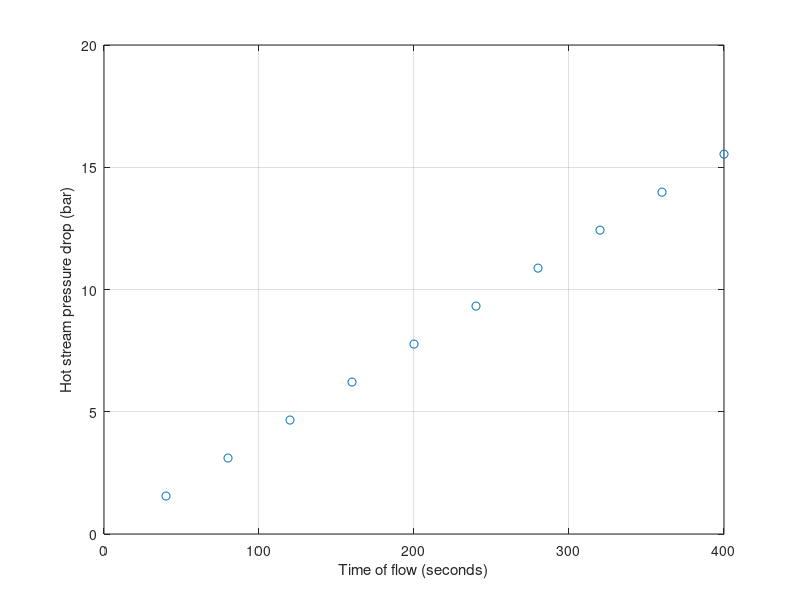
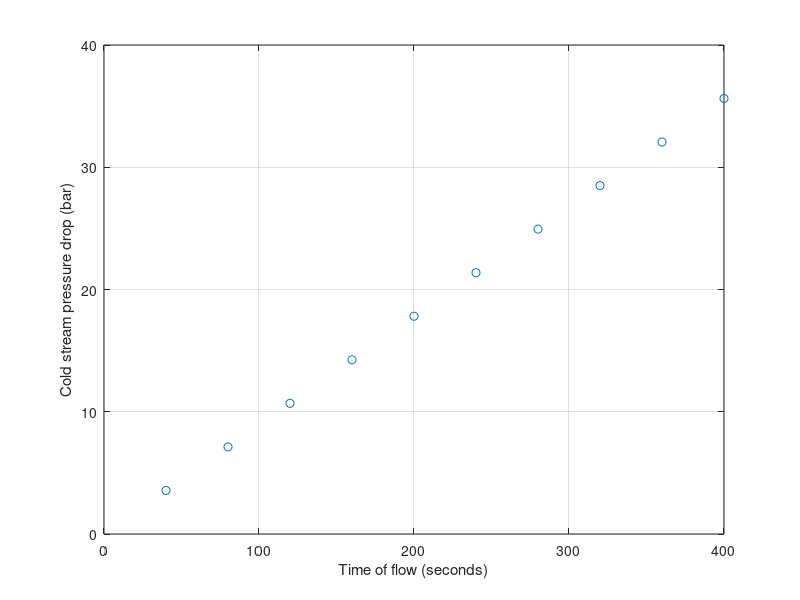
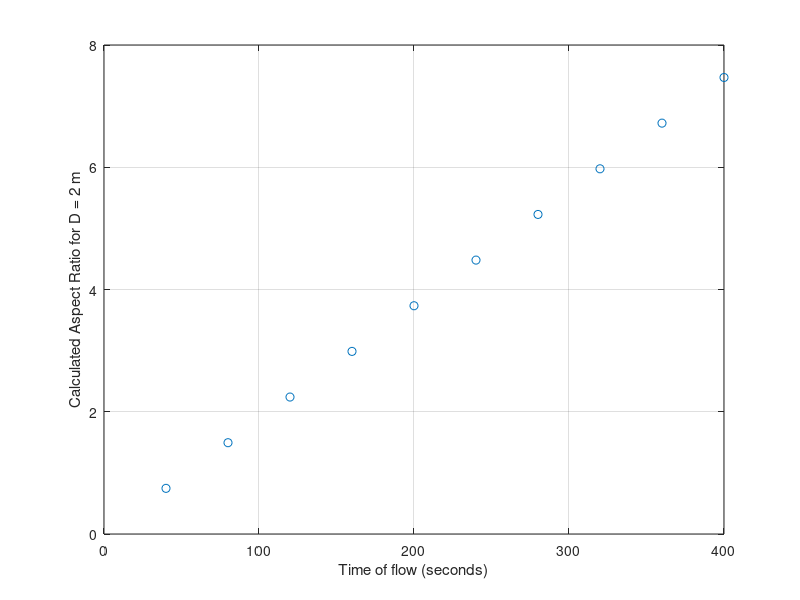
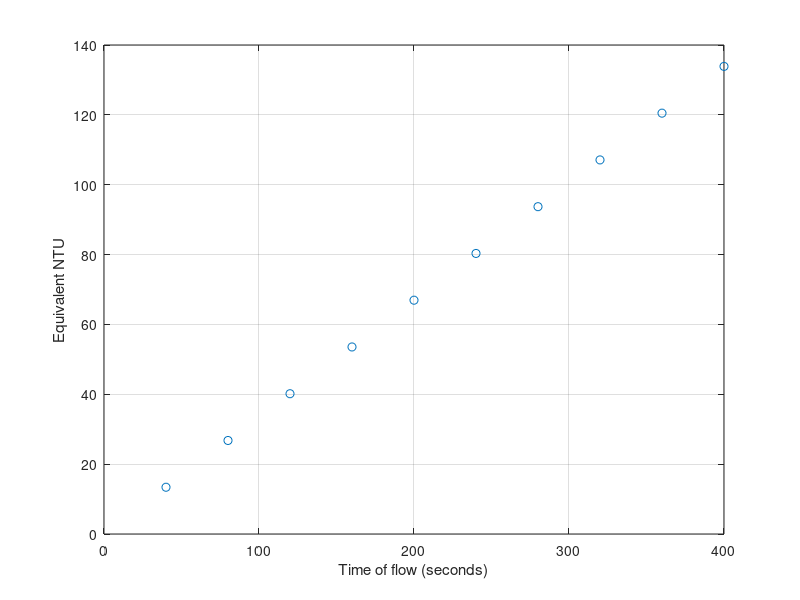

Write MATLAB code to recreate these figures, in order.
clc
clear all

mdot=78; %Mass flow rate in kg/s

%Gas Properties hot stram
mu_g_hot = 29.331*10^-6; %Dynamic viscosity of hot nitrogen
k_gas_hot = 0.045; %thermal conductivity of nitrogen
rho_g_hot = 27.48; %Density of nitrogen at a given P and T
Cp_hot = 1070; %Hot Nitrogen specific heat

%Gas Properties cold stream
mu_g_cold = 19*10^-6;
Cp_cold = 1040; %Cold Nitrogen specific heat
k_gas_cold =0.028;
rho_g_cold = 11.23;


%Bed Properties
Cp_bed=840; %Specific heat capacity of average rock
k_particle=2.15; %Thermal conductivity of marble; k of rock varies from 0.4 to 7
dp = 0.003; %Diameter of the particle in m
rho_particle = 2700; %Density of the particle
phi = 0.39; %Porosity of bed assumed
D = 2; %Diameter of the bed in m


%Packed bed Regenerator assumptions
Ph=40:40:400; % Assumed Hot cycle duration (in seconds)
Pc=40:40:400; % Assumed Cold cycle duration
cycle_time=Ph+Pc;  %Total time period 
N=10;
AR=zeros(1,N);


%Heat transfer rate in the recuperator section
h1=0.687*10^6; %h value of gas stream at the inlet of the recuperator from exit of hot storage charge cycle
h2=0.318*10^6; %h value of gas stream at the outlet of the recuperator 
Qrate=mdot*(h1-h2);


%Heat energy that needs to be stored in the regenerator

for j=1:N
Qstore=Qrate.*Ph(j); 
Qstore_kwh=Qstore./3600000;

%Estimating mass of packed bed required

T_gas=581;
T_bed =315;
mbed(j)=1.5.*Qstore./(Cp_bed.*(T_gas-T_bed));
%Calculating Geometry of packed bed

Vol_s=mbed(j)./rho_particle;
V_bed = Vol_s./(1-phi);
L = V_bed./(pi.*(D./2).^2);
AR(j)=L./D;
%Estimating equivalent matrix capacity ratio 

C_max=mdot.*Cp_hot;
C_min = mdot.*Cp_cold;
CR=C_min ./ C_max;

C_m=mbed(j).*Cp_bed./(cycle_time.*C_min);
C_me = 2.*CR.*C_m./(1+CR);


%Nusselet number packed bed hot stream
%Reynold's number calculated assuming the pipe diameter is same as packed bed diameter

Area=pi.*(D/2).^2;
Re=mdot.*dp/(Area.*mu_g_hot);
Pr=Cp_hot.*mu_g_hot/k_gas_hot;

%Nu_l=0.664*Pr^(1/3)*(Re/phi)^0.5; %Gnielinksi correlation
%Nu_t= 0.037.*(Re/phi).^0.8.*Pr / (1+2.433.*(Re/phi).^(-0.1).*(Pr.^(2/3)-1));
%Nu_sp=2 + (Nu_t+Nu_l)^0.5;
%fe = 1+1.5*(1-phi);
%Nu_PB=fe*Nu_sp
Nu_PB=2.19.*Pr^(1/3).*Re.^(1./3)+0.78.*Pr.^(1./3).*Re.^0.62;

%Nusselet number packed bed cold stream
Re2=mdot.*dp./(Area.*mu_g_cold);
Pr2=Cp_cold.*mu_g_cold./k_gas_cold;

%Nu_l2=0.664*Pr2^(1/3)*(Re2/phi)^0.5;
%Nu_t2= 0.037.*(Re2/phi).^0.8.*Pr2 / (1+2.433.*(Re2/phi).^(-0.1).*(Pr2.^(2/3)-1));
%Nu_sp2=2 + (Nu_t2+Nu_l2)^0.5;
%fe2 = 1+1.5*(1-phi);
%Nu_PB2=fe2*Nu_sp2;

Nu_PB2=2.19.*Pr2.^(1./3).*Re2.^(1./3)+0.78.*Pr2.^(1./3).*Re2.^0.62;


%Heat transfer coefficients
h_hot= Nu_PB.*k_gas_hot./dp;
h_cold = Nu_PB2.*k_gas_cold./dp;


%Calculating heat transfer area
Nr =Vol_s./(4./3.*pi.*(dp./2).^3);
A = Nr.*pi.*(dp./2).^2;

%Estimating NTU
UA = ((1./(h_hot.*A))+(1./(h_cold.*A))).^-1;
NTU = UA./C_min;
NTUe(j)=2.*CR.*NTU/(1+CR); %equivalent NTU

%After lookup to get priliminary effectives, net effectiveness of the
%regenerator can be estimated

epsilon = 0.79; %From lookup table
chi_re=(1-CR.^2)*(epsilon./(1-epsilon))/(2.*CR);
eff_re = (1 - exp(-chi_re))./(1-CR.*exp(-chi_re));


%Pressure drop estimation hot stream

fP=(150+3.89.*(Re./(1-phi)).^0.87).*((1-phi).^2./(phi.^3.*Re)); %Jones and Krier correlation
delP_hot(j)=fP.*mdot.^2.*L./(rho_g_hot.*dp.*Area.^2);
%Pressure drop estimation cold stream

fP_c=(150+3.89.*(Re2./(1-phi)).^0.87).*((1-phi).^2./(phi.^3*Re2));
delP_cold(j)=fP_c.*mdot^2.*L./(rho_g_cold.*dp.*Area.^2);
end

figure(1)
plot(Ph,delP_hot/1e5,'o');
grid on;
xlabel('Time of flow (seconds)');
ylabel('Hot stream pressure drop (bar)');

figure(2)
plot(Ph,delP_cold/1e5,'o');
grid on;
xlabel('Time of flow (seconds)');
ylabel('Cold stream pressure drop (bar)');

figure(3)
plot(Ph,AR,'o');
grid on;
xlabel('Time of flow (seconds)');
ylabel('Calculated Aspect Ratio for D = 2 m');

figure(4)
plot(Ph,NTUe,'o');
grid on;
xlabel('Time of flow (seconds)');
ylabel('Equivalent NTU');


